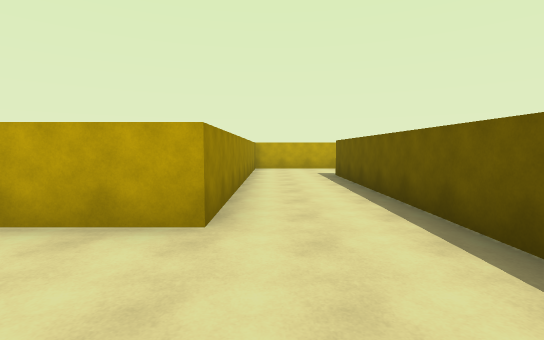
view 1 (above)

12 first-person views from a walk through a Unity game level. The camera is 1.5 m above the floor, tilts 4° down and sees 85° across. The floor is counted in squares, 2 m on a side. Each view is taken from the middle of a square. On the plan, view 1 faces up. The plan holds only what a view shows up to about 10 squares ahead; the rest is blank. The player character is not drawn.

view 2
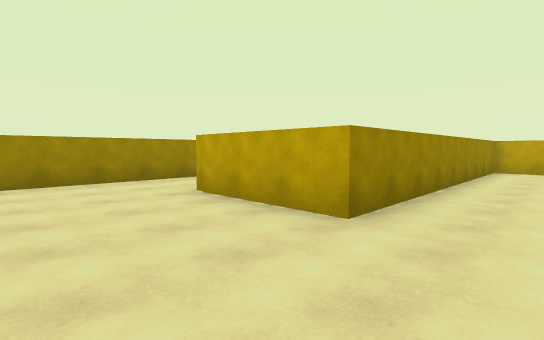

view 3
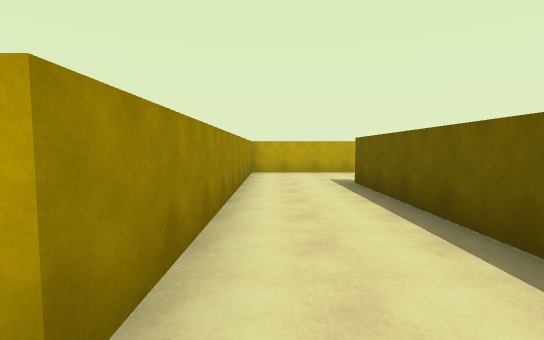

view 4
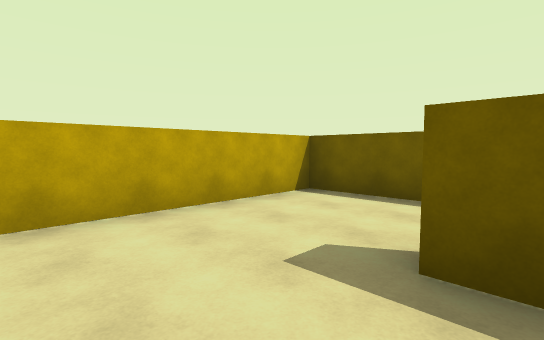

view 5
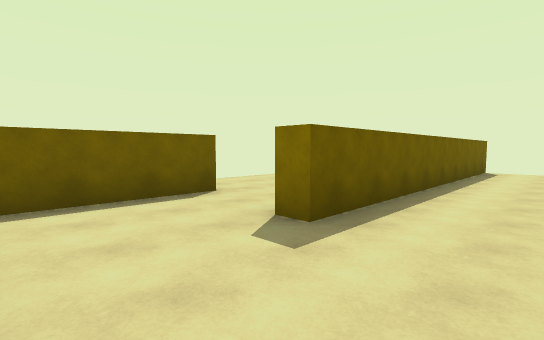

view 6
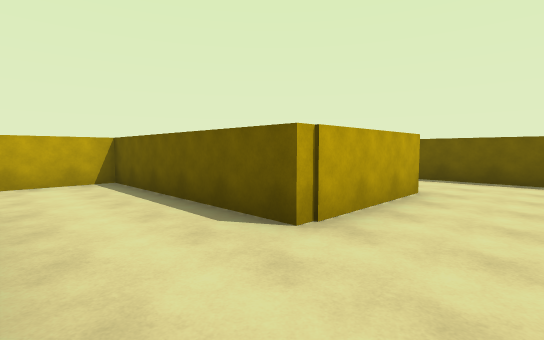

view 7
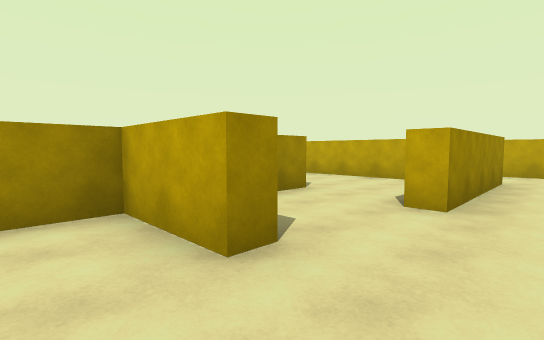

view 8
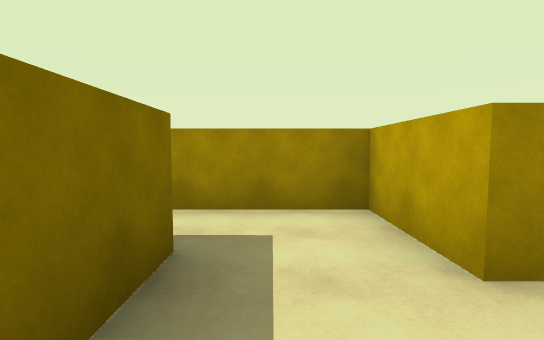

view 9
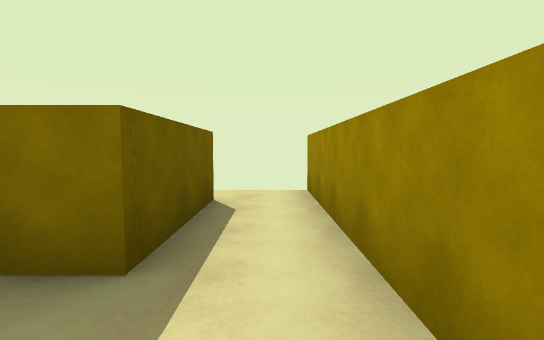

view 10
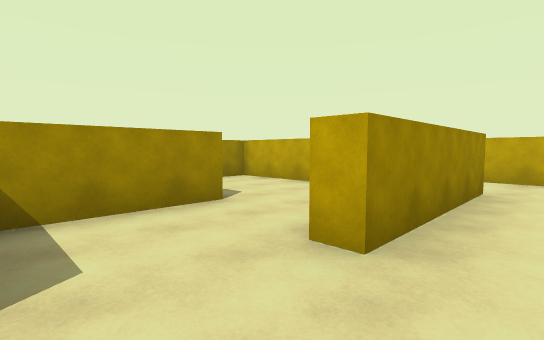

view 11
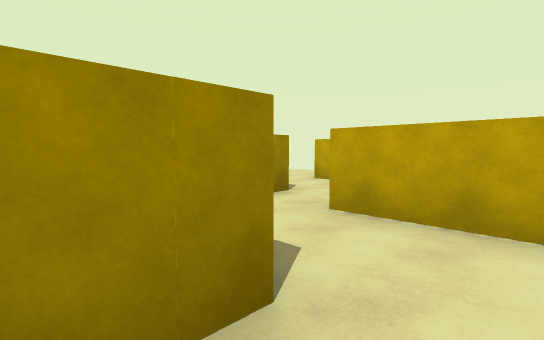

view 12
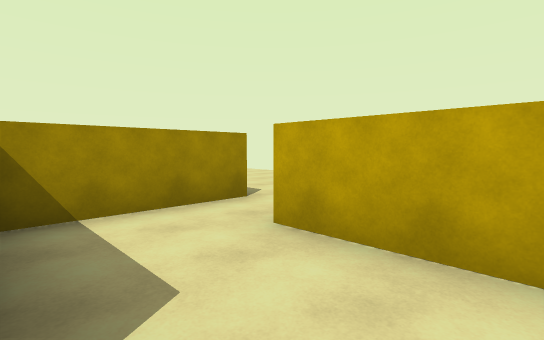

### Floor plan
Ten units are one square. View 1 is at (0, 0); x grows to the right and y downward. Boxes are objects, and circles mark ways between rooms. Rooms are numbered by the first view taken in them; rooms with no view inside come last. Other rooms are left out.
<svg viewBox="-67 -146 132 156">
<path fill="none" stroke="#000" d="M45 -79 45 -115 -6 -115 -6 -28 -38 -28 -38 -81 -58 -81M19 5 19 -86 24 -86M-62 -44 -62 -2M39 -33 52 -33M44 -52 24 -52 24 4M39 -5 39 -33M50 -121 50 -79 45 -79M44 -58 44 -52M24 -86 24 -61M24 -136 24 -121M60 -141 39 -141"/>
<circle cx="35" cy="-80" r="3" fill="#2a7"/>
<circle cx="40" cy="-45" r="3" fill="#2a7"/>
<circle cx="55" cy="-60" r="3" fill="#2a7"/>
<circle cx="45" cy="-130" r="3" fill="#2a7"/>
<text x="0" y="-50">1</text>
<text x="50" y="-50">2</text>
<text x="30" y="-30">3</text>
<text x="60" y="-90">4</text>
<text x="40" y="-130">5</text>
</svg>
Room 1 opens to room 4. Room 2 opens to room 3. Room 2 opens to room 4. Room 4 opens to room 5.

Where each view was taken, in squares from view 1:
view 1: 0 up, 0 right, facing up
view 2: 0 up, 1 right, facing up-left
view 3: 2 up, 0 right, facing up
view 4: 8 up, 0 right, facing up-right
view 5: 11 up, 0 right, facing down-right
view 6: 1 up, 6 left, facing up-right
view 7: 4 up, 6 right, facing up-left
view 8: 4 up, 6 right, facing left
view 9: 5 up, 3 right, facing down
view 10: 6 up, 6 right, facing up-left
view 11: 11 up, 6 right, facing up-left
view 12: 12 up, 6 right, facing up-left
